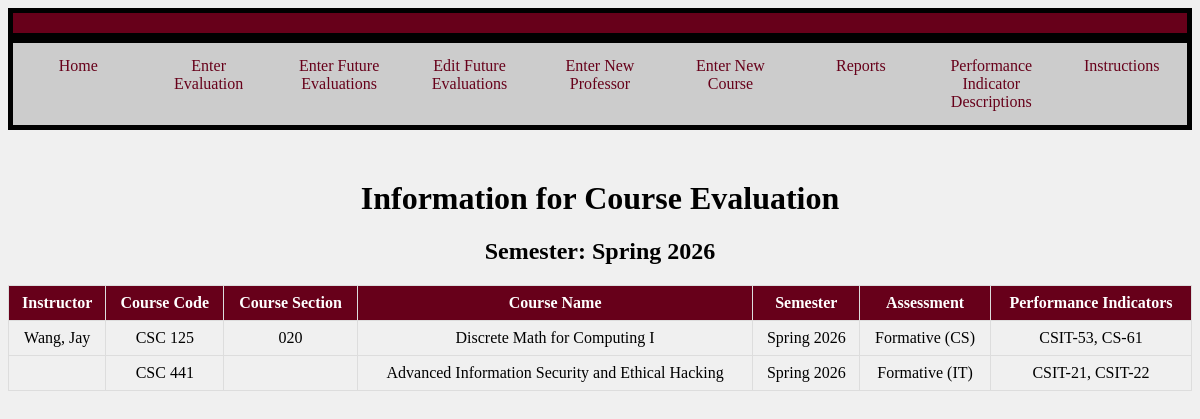
Page /fullSemester.php?semester=Spring 2026 on the committed database.
### tables this page shows
CREATE TABLE "EVAL" (
	"ID"	INTEGER,
	"Instructor"	TEXT,
	"CourseCode"	TEXT,
	"Semester"	TEXT,
	"Assessment"	TEXT,
	"CourseName"	TEXT,
	"CourseSection"	TEXT,
	"PerformanceIndicator"	TEXT,
	PRIMARY KEY("ID" AUTOINCREMENT)
);

### fullSemester.php (the view, shortened to what this page needs)
<?php
try {
    $db = new PDO('sqlite:CSC355.db');
}
catch (Exception $exc){
    echo 'Exception: Cannot connect to the database: ', $exc->getMessage(), "\n";
}
if((isset($_GET['semester']) && isset( $_GET['code']) && isset($_GET['sec']))){
    $semester = $_GET['semester'];
    $code = $_GET['code'];
    $sec = $_GET['sec'];
    $stmt = $db->prepare("SELECT * FROM EVAL WHERE SEMESTER = :semester AND CourseCode = :code AND CourseSection = :sec");
    $stmt->bindParam(':semester', $semester);
    $stmt->bindParam(':code', $code);
    $stmt->bindParam(':sec', $sec);
    $stmt->execute();
    $perfObjective = [];
    while ($row = $stmt->fetch(PDO::FETCH_ASSOC)) {
        $perfObjective[] = $row['PerformanceIndicator'];
    }
    $separateValues = [];
    foreach ($perfObjective as $string){
        $values = explode(',', $string);
        foreach ($values as $value){
            $separateValues[] = $value;
        }
    }
    $stmt2 = $db->prepare("SELECT * FROM EVAL WHERE SEMESTER = :semester AND CourseCode = :code AND CourseSection = :sec");
    $stmt2->bindParam(':semester', $semester);
    $stmt2->bindParam(':code', $code);
    $stmt2->bindParam(':sec', $sec);
    $stmt2->execute();
    echo "<div class='header'></div>
    <div class='navigation'>
    <ul>
        <li><a href='https://unixweb.kutztown.edu/~dclea255/CourseEvaluator/home.php'>Home</a></li>
        <li><a href='https://unixweb.kutztown.edu/~dclea255/CourseEvaluator/Prototype1.php'>Enter Evaluation</a></li>
        <li><a href='https://unixweb.kutztown.edu/~dclea255/CourseEvaluator/enterFutureEvaluation.php'>Enter Future Evaluations</a></li>
        <li><a href='https://unixweb.kutztown.edu/~dclea255/CourseEvaluator/editEvaluation.php'>Edit Future Evaluations</a></li>
        <li><a href='https://unixweb.kutztown.edu/~dclea255/CourseEvaluator/enterProf.php'>Enter New Professor</a></li>
        <li><a href='https://unixweb.kutztown.edu/~dclea255/CourseEvaluator/enterCourse.php'>Enter New Course</a></li>
        <li><a href='https://unixweb.kutztown.edu/~dclea255/CourseEvaluator/enterIndicator.php'>Enter New Performance Indicator</a></li>
        <li><a href='https://unixweb.kutztown.edu/~dclea255/CourseEvaluator/Reports.php' class='dropbtn'>Reports</a></li>
        <li><a href='https://unixweb.kutztown.edu/~dclea255/CourseEvaluator/PID.php'>Performance Indicator Descriptions</a></li>
        <li><a href='https://unixweb.kutztown.edu/~dclea255/CourseEvaluator/instructions.php'>Instructions</a></li>
    </ul>
</div>";
    echo "<h1 style = 'text-align: center;'>Information for Course Evaluation</h1>";
    echo "<h2 style = 'text-align: center;'>Semester: $semester</h2>";
    echo "<h2 style = 'text-align: center;'>Course Code: $code</h2>";
    echo "<div class='table1'>";
    echo "<table border='1'>
            <tr>
                <th>Instructor</th>
                <th>Course Code</th>
				<th>Course Section</th>
				<th>Course Name</th>
                <th>Semester</th>
                <th>Assessment</th>
            </tr>";
    while ($row = $stmt2->fetch(PDO::FETCH_ASSOC)) {
        echo "<tr>";
            echo "<td>" . $row['Instructor'] . "</td>";
            echo "<td>" . $row['CourseCode'] . "</td>";
			echo "<td>" . $row['CourseSection'] . "</td>";
			echo "<td>" . $row['CourseName'] . "</td>";
            echo "<td>" . $row['Semester'] . "</td>";
            echo "<td>" . $row['Assessment'] . "</td>";
            echo "</tr>";
    }
echo "</table>";
echo "</div>";
$stmt3 = $db->prepare("SELECT StudentNumbers, Major, EvaluationScore FROM StudentTable WHERE ID = (SELECT ID FROM EVAL WHERE SEMESTER = :semester AND CourseCode = :code AND CourseSection = :sec)");
$stmt3->bindParam(':semester', $semester);
$stmt3->bindParam(':code', $code);
$stmt3->bindParam(':sec', $sec);
$stmt3->execute();
$studentEvaluations = [];
while ($row = $stmt3->fetch(PDO::FETCH_ASSOC)) {
    $studentNumber = $row['StudentNumbers'];
    $major = $row['Major'];
    $evaluationScores = explode(',', $row['EvaluationScore']);
    $combinedScores = array_combine($separateValues, $evaluationScores);
    $studentEvaluations[] = [
        'studentNumber' => $studentNumber,
        'major' => $major,
        'scores' => $combinedScores
    ];
}
echo "<div>";
echo "<table border='1'>
        <tr>
            <th>Student Number</th>
            <th>Major</th>";
            foreach ($separateValues as $header){
                echo "<th>$header</th>";
            }
        echo "</tr>";
foreach ($studentEvaluations as $student) {
    echo "<tr>";
        echo "<td>" . $student['studentNumber'] . "</td>";
        echo "<td>" . $student['major'] . "</td>";
        foreach ($separateValues as $indicator) {
            echo "<td>" . $student['scores'][$indicator] . "</td>";
        }
        echo "</tr>";
}
echo "</table>";
echo "</div>";
}
elseif (isset($_GET['semester'])) {
    $semester = $_GET['semester'];
    $stmt = $db->prepare("SELECT * FROM EVAL WHERE SEMESTER = :semester");
    $stmt->bindParam(':semester', $semester);
    $stmt->execute();
    echo "<div class='header'></div>
    <div class='navigation'>
    <ul>
        <li><a href='https://unixweb.kutztown.edu/~dclea255/CourseEvaluator/home.php'>Home</a></li>
        <li><a href='https://unixweb.kutztown.edu/~dclea255/CourseEvaluator/Prototype1.php'>Enter Evaluation</a></li>
        <li><a href='https://unixweb.kutztown.edu/~dclea255/CourseEvaluator/enterFutureEvaluation.php'>Enter Future Evaluations</a></li>
        <li><a href='https://unixweb.kutztown.edu/~dclea255/CourseEvaluator/editEvaluation.php'>Edit Future Evaluations</a></li>
        <li><a href='https://unixweb.kutztown.edu/~dclea255/CourseEvaluator/enterProf.php'>Enter New Professor</a></li>
        <li><a href='https://unixweb.kutztown.edu/~dclea255/CourseEvaluator/enterCourse.php'>Enter New Course</a></li>
        <li class='dropdown'>
            <a href='https://unixweb.kutztown.edu/~dclea255/CourseEvaluator/Reports.php' class='dropbtn'>Reports</a>
            <div class='dropdown-content'>
                <a href='https://unixweb.kutztown.edu/~dclea255/CourseEvaluator/Reports.php'>General Report</a>
                <a href='https://unixweb.kutztown.edu/~dclea255/CourseEvaluator/ReportsIndividual.php'>Class Reports</a>
            </div>
        <li><a href='https://unixweb.kutztown.edu/~dclea255/CourseEvaluator/PID.php'>Performance Indicator Descriptions</a></li>
        <li><a href='https://unixweb.kutztown.edu/~dclea255/CourseEvaluator/instructions.php'>Instructions</a></li>
    </ul>
</div>";
    echo "<h1 style = 'text-align: center;'>Information for Course Evaluation</h1>";
    echo "<h2 style = 'text-align: center;'>Semester: $semester</h2>";
    echo "<table border='1'>
                <tr>
                    <th>Instructor</th>
                    <th>Course Code</th>
					<th>Course Section</th>
					<th>Course Name</th>
                    <th>Semester</th>
                    <th>Assessment</th>
                    <th>Performance Indicators</th>
                </tr>";
    while ($row = $stmt->fetch(PDO::FETCH_ASSOC)) {
        echo "<tr>";
            echo "<td>" . $row['Instructor'] . "</td>";
            echo "<td>" . $row['CourseCode'] . "</td>";
			echo "<td>" . $row['CourseSection'] . "</td>";
			echo "<td>" . $row['CourseName'] . "</td>";
            echo "<td>" . $row['Semester'] . "</td>";
            echo "<td>" . $row['Assessment'] . "</td>";
            echo "<td>". $row["PerformanceIndicator"] . "</td>";
            echo "</tr>";
    }
    echo "</table>";
}
?>
<!DOCTYPE html>
<html lang="en">
<head>
</head>
<body>
</body>
</html>

### fullSemester.php (style rules this page uses)
table { width: 100%; margin: 0 auto; border-collapse: collapse; }
td { padding: 20px; border: 1px solid black; text-align: center; }
.navigation { display: flex; justify-content: space-between; background-color: #ccc; overflow: hidden; width: 100%; margin-bottom: 50px; }
.navigation ul { margin: 0; padding: 0; list-style-type: none; overflow: hidden; display: flex; justify-content: space-between; width: 100%; border: 5px solid black; }
.navigation li { width: 25%; }
.navigation li a { display: block; color: #67001a; text-align: center; padding: 14px 16px; text-decoration: none; }
th, td { border: 1px solid #ddd; padding: 8px; text-align: center; }
th { background-color: #67001a; color: white; }
.header { background-color: #67001a; color: white; padding: 10px 0; text-align: center; border: 5px solid black; }
body { background-color: #f0f0f0; }
.dropbtn { display: block; color: #67001a; text-align: center; padding: 14px 16px; text-decoration: none; cursor: pointer; }

### rows in the picture
eval: Instructor "Wang, Jay", CourseCode "CSC 125", CourseSection "020", CourseName "Discrete Math for Computing I", Semester "Spring 2026", Assessment "Formative (CS)", PerformanceIndicator "CSIT-53, CS-61"
eval: CourseCode "CSC 441", CourseName "Advanced Information Security and Ethical Hacking", Semester "Spring 2026", Assessment "Formative (IT)", PerformanceIndicator "CSIT-21, CSIT-22"

### other values in the picture
$semester "Spring 2026"
